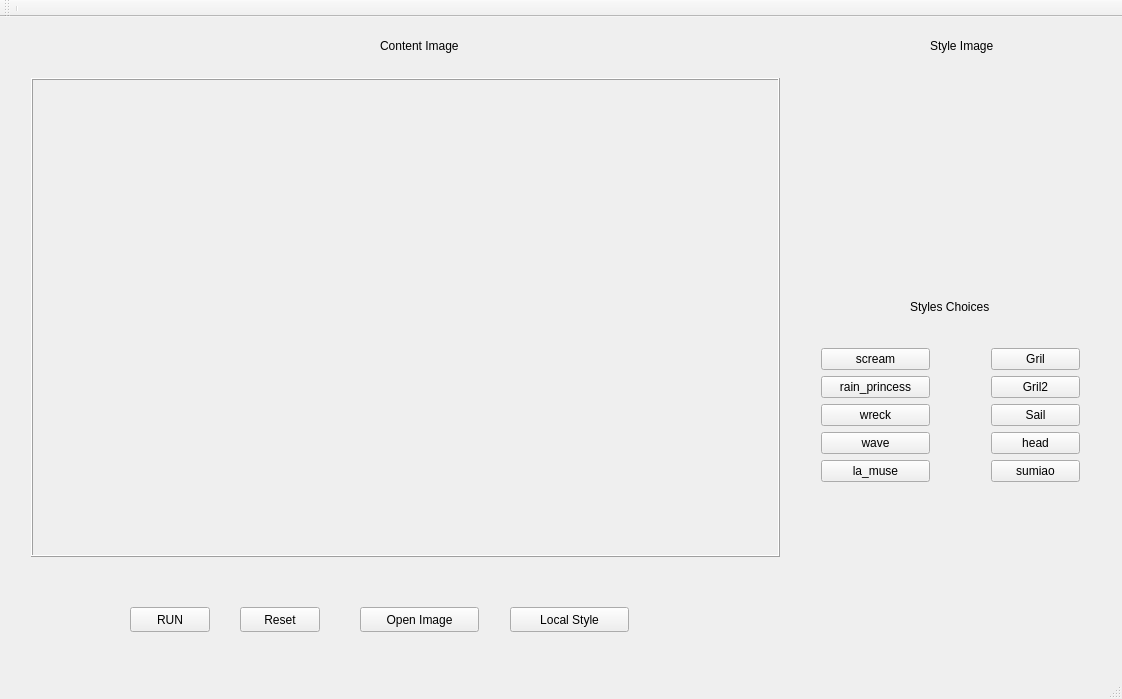
<?xml version="1.0" encoding="UTF-8"?>
<ui version="4.0">
 <class>MainWindow</class>
 <widget class="QMainWindow" name="MainWindow">
  <property name="enabled">
   <bool>true</bool>
  </property>
  <property name="geometry">
   <rect>
    <x>0</x>
    <y>0</y>
    <width>1122</width>
    <height>699</height>
   </rect>
  </property>
  <property name="windowTitle">
   <string>Neural Style Transfer</string>
  </property>
  <property name="autoFillBackground">
   <bool>true</bool>
  </property>
  <widget class="QWidget" name="centralWidget">
   <widget class="QWidget" name="horizontalLayoutWidget">
    <property name="geometry">
     <rect>
      <x>20</x>
      <y>50</y>
      <width>771</width>
      <height>501</height>
     </rect>
    </property>
    <layout class="QHBoxLayout" name="horizontalLayout">
     <item>
      <widget class="QLabel" name="content_label">
       <property name="statusTip">
        <string extracomment="Area for image display"/>
       </property>
       <property name="frameShape">
        <enum>QFrame::Box</enum>
       </property>
       <property name="frameShadow">
        <enum>QFrame::Raised</enum>
       </property>
       <property name="text">
        <string/>
       </property>
       <property name="scaledContents">
        <bool>false</bool>
       </property>
       <property name="alignment">
        <set>Qt::AlignCenter</set>
       </property>
      </widget>
     </item>
    </layout>
   </widget>
   <widget class="QWidget" name="formLayoutWidget_2">
    <property name="geometry">
     <rect>
      <x>810</x>
      <y>320</y>
      <width>131</width>
      <height>171</height>
     </rect>
    </property>
    <layout class="QFormLayout" name="formLayout_2">
     <item row="0" column="0" colspan="2">
      <widget class="QPushButton" name="youhua">
       <property name="text">
        <string>scream</string>
       </property>
      </widget>
     </item>
     <item row="1" column="0" colspan="2">
      <widget class="QPushButton" name="shanshui">
       <property name="text">
        <string>rain_princess</string>
       </property>
      </widget>
     </item>
     <item row="2" column="0" colspan="2">
      <widget class="QPushButton" name="shuimohua">
       <property name="text">
        <string>wreck</string>
       </property>
      </widget>
     </item>
     <item row="3" column="0" colspan="2">
      <widget class="QPushButton" name="waveButton">
       <property name="text">
        <string>wave</string>
       </property>
      </widget>
     </item>
     <item row="4" column="0" colspan="2">
      <widget class="QPushButton" name="museButton">
       <property name="text">
        <string>la_muse</string>
       </property>
      </widget>
     </item>
    </layout>
   </widget>
   <widget class="QPushButton" name="runButton">
    <property name="geometry">
     <rect>
      <x>130</x>
      <y>590</y>
      <width>80</width>
      <height>25</height>
     </rect>
    </property>
    <property name="text">
     <string>RUN</string>
    </property>
   </widget>
   <widget class="QLabel" name="label_4">
    <property name="geometry">
     <rect>
      <x>910</x>
      <y>280</y>
      <width>91</width>
      <height>20</height>
     </rect>
    </property>
    <property name="text">
     <string>Styles Choices</string>
    </property>
   </widget>
   <widget class="QPushButton" name="resetButton">
    <property name="geometry">
     <rect>
      <x>240</x>
      <y>590</y>
      <width>80</width>
      <height>25</height>
     </rect>
    </property>
    <property name="text">
     <string>Reset</string>
    </property>
   </widget>
   <widget class="QWidget" name="horizontalLayoutWidget_2">
    <property name="geometry">
     <rect>
      <x>830</x>
      <y>50</y>
      <width>261</width>
      <height>201</height>
     </rect>
    </property>
    <layout class="QHBoxLayout" name="horizontalLayout_3">
     <item>
      <widget class="QLabel" name="style_label">
       <property name="sizePolicy">
        <sizepolicy hsizetype="Fixed" vsizetype="Fixed">
         <horstretch>0</horstretch>
         <verstretch>0</verstretch>
        </sizepolicy>
       </property>
       <property name="text">
        <string/>
       </property>
       <property name="scaledContents">
        <bool>true</bool>
       </property>
      </widget>
     </item>
    </layout>
   </widget>
   <widget class="QPushButton" name="contentButton">
    <property name="geometry">
     <rect>
      <x>360</x>
      <y>590</y>
      <width>119</width>
      <height>25</height>
     </rect>
    </property>
    <property name="text">
     <string>Open Image</string>
    </property>
   </widget>
   <widget class="QPushButton" name="localButton">
    <property name="geometry">
     <rect>
      <x>510</x>
      <y>590</y>
      <width>119</width>
      <height>25</height>
     </rect>
    </property>
    <property name="text">
     <string>Local Style</string>
    </property>
   </widget>
   <widget class="QLabel" name="label">
    <property name="geometry">
     <rect>
      <x>380</x>
      <y>20</y>
      <width>91</width>
      <height>17</height>
     </rect>
    </property>
    <property name="text">
     <string>Content Image</string>
    </property>
   </widget>
   <widget class="QLabel" name="label_2">
    <property name="geometry">
     <rect>
      <x>930</x>
      <y>20</y>
      <width>81</width>
      <height>17</height>
     </rect>
    </property>
    <property name="text">
     <string>Style Image</string>
    </property>
   </widget>
   <widget class="QWidget" name="formLayoutWidget">
    <property name="geometry">
     <rect>
      <x>980</x>
      <y>320</y>
      <width>111</width>
      <height>171</height>
     </rect>
    </property>
    <layout class="QFormLayout" name="formLayout">
     <item row="0" column="0" colspan="2">
      <widget class="QPushButton" name="grilButton">
       <property name="text">
        <string>Gril</string>
       </property>
      </widget>
     </item>
     <item row="1" column="0" colspan="2">
      <widget class="QPushButton" name="gril2Button">
       <property name="text">
        <string>Gril2</string>
       </property>
      </widget>
     </item>
     <item row="2" column="0" colspan="2">
      <widget class="QPushButton" name="sailButton">
       <property name="text">
        <string>Sail</string>
       </property>
      </widget>
     </item>
     <item row="3" column="0" colspan="2">
      <widget class="QPushButton" name="headButton">
       <property name="text">
        <string>head</string>
       </property>
      </widget>
     </item>
     <item row="4" column="0" colspan="2">
      <widget class="QPushButton" name="sumiaoButton">
       <property name="text">
        <string>sumiao</string>
       </property>
      </widget>
     </item>
    </layout>
   </widget>
  </widget>
  <widget class="QToolBar" name="mainToolBar">
   <attribute name="toolBarArea">
    <enum>TopToolBarArea</enum>
   </attribute>
   <attribute name="toolBarBreak">
    <bool>false</bool>
   </attribute>
   <addaction name="separator"/>
  </widget>
  <widget class="QStatusBar" name="statusBar"/>
  <action name="actionOpen_file">
   <property name="text">
    <string>open file</string>
   </property>
   <property name="shortcut">
    <string>Ctrl+O</string>
   </property>
  </action>
  <action name="actionSave">
   <property name="text">
    <string>Save </string>
   </property>
  </action>
 </widget>
 <layoutdefault spacing="6" margin="11"/>
 <resources/>
 <connections/>
</ui>
